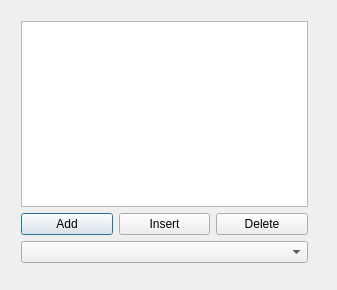
<?xml version="1.0" encoding="UTF-8"?>
<ui version="4.0">
 <class>Dialog</class>
 <widget class="QDialog" name="Dialog">
  <property name="geometry">
   <rect>
    <x>0</x>
    <y>0</y>
    <width>337</width>
    <height>290</height>
   </rect>
  </property>
  <property name="windowTitle">
   <string>Dialog</string>
  </property>
  <widget class="QWidget" name="">
   <property name="geometry">
    <rect>
     <x>10</x>
     <y>10</y>
     <width>309</width>
     <height>264</height>
    </rect>
   </property>
   <layout class="QVBoxLayout" name="verticalLayout_2">
    <item>
     <layout class="QVBoxLayout" name="verticalLayout">
      <item>
       <widget class="QListView" name="listView"/>
      </item>
      <item>
       <layout class="QHBoxLayout" name="horizontalLayout">
        <item>
         <widget class="QPushButton" name="pushButton_3">
          <property name="text">
           <string>Add</string>
          </property>
         </widget>
        </item>
        <item>
         <widget class="QPushButton" name="pushButton_2">
          <property name="text">
           <string>Insert</string>
          </property>
         </widget>
        </item>
        <item>
         <widget class="QPushButton" name="pushButton">
          <property name="text">
           <string>Delete</string>
          </property>
         </widget>
        </item>
       </layout>
      </item>
     </layout>
    </item>
    <item>
     <widget class="QComboBox" name="comboBox"/>
    </item>
   </layout>
  </widget>
 </widget>
 <layoutdefault spacing="6" margin="11"/>
 <resources/>
 <connections/>
</ui>
